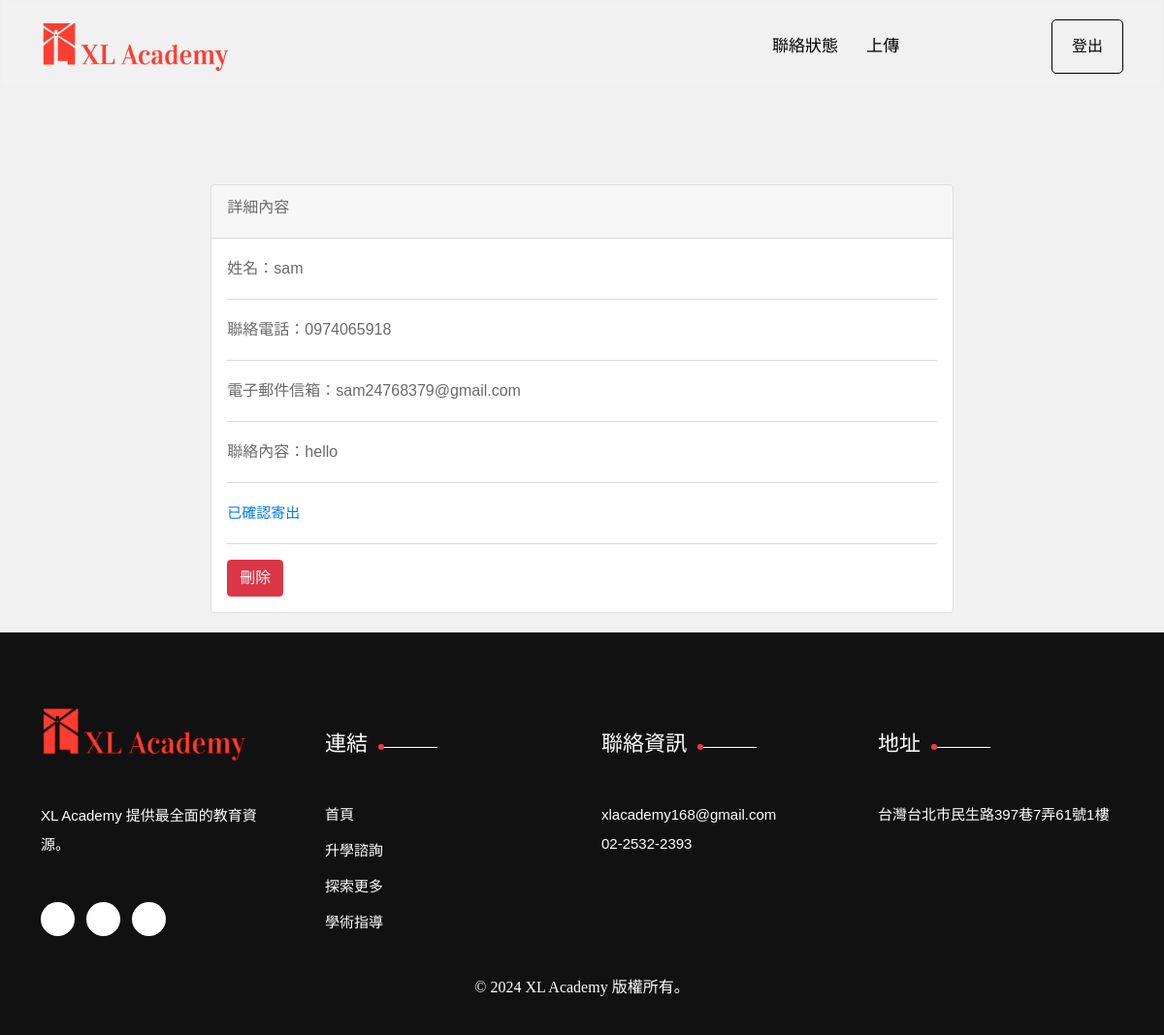
Before: /management/single/1/ (signed in) with the older database file.
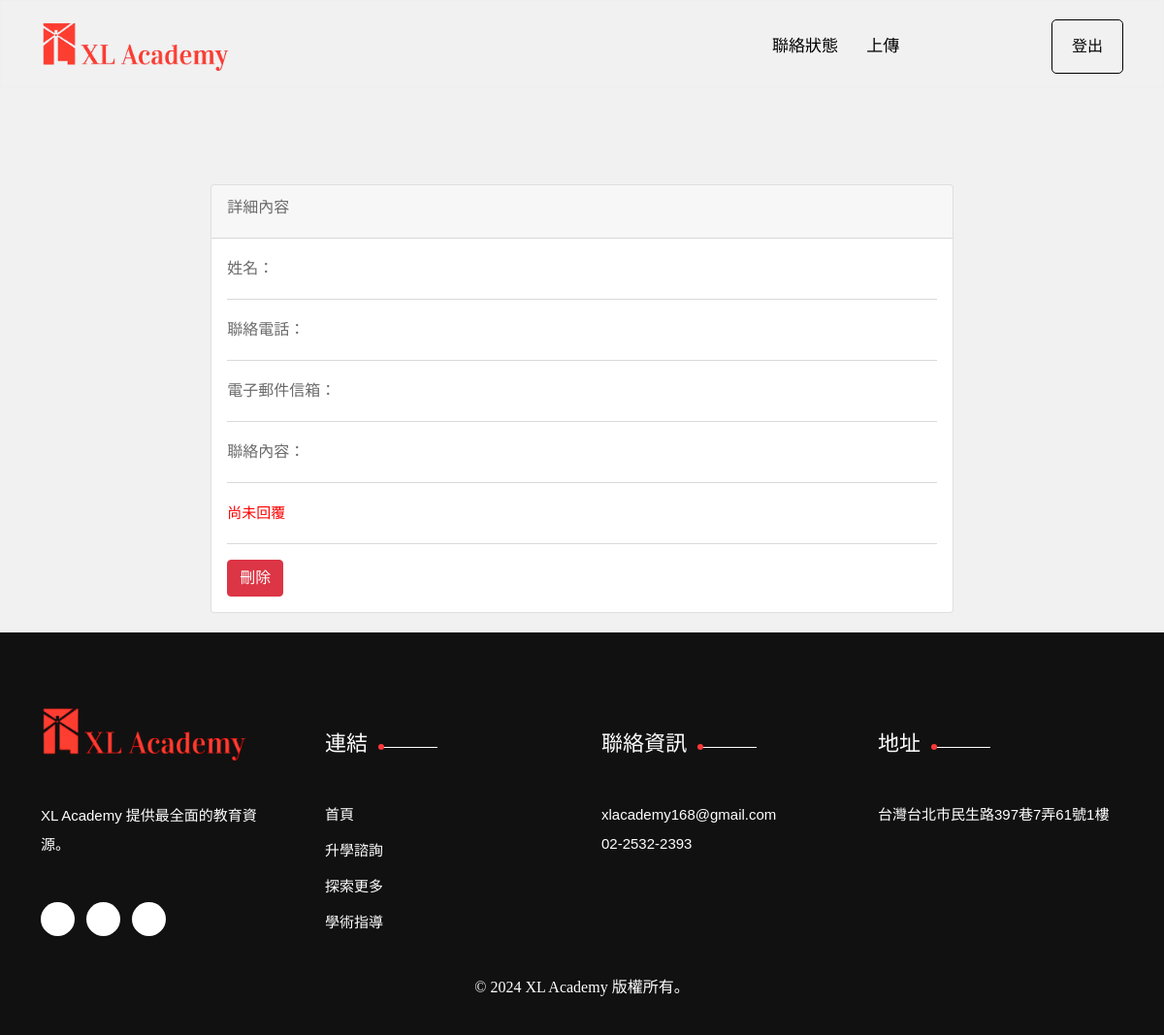
After: the same page with the newer database file.
### main/models.py (models this page shows)
class Contact(models.Model):
    name = models.TextField()
    email = models.TextField()
    phone = models.TextField(default = "不公開")
    content = models.TextField()
    date = models.DateTimeField(auto_now_add = True)
    reply = models.BooleanField(default=False)

### management/views.py (the view)
# urls.py: path('single/<int:id>/',views.single),
@login_required(login_url='/management/')
def single(request,id):
    if request.method == 'GET':
        contact = Contact.objects.filter(id = id).first()
        return render(request,'single.html',locals())
    if request.method == 'POST':
        contact = Contact.objects.filter(id = id).first()
        contact.delete()
        return JsonResponse({'errno':0})

### management/templates/single.html (shortened to what this page needs)
{% extends 'contact.html' %}
{% block content %}
<div class="content" style="margin: 20px;margin-top :100px;">
	<div class="page-inner">
		<div class="row">
			<div class="col-md-8" style="margin: 0 auto">
				<div class="card">
					<div class="card-header">
						<div class="card-title">詳細內容</div>
					</div>
					<div class="card-body">
                        姓名：{{contact.name}}
                        <hr>
                        聯絡電話：{{contact.phone}}
                        <hr>
                        電子郵件信箱：{{contact.email}}
                        <hr>
                        聯絡內容：{{contact.content}}
                        <hr>
                        {% if contact.reply %}
                            <p style="color:#007bff;">已確認寄出</p>
                        {% else %}
                            <p style="color:red">尚未回覆</p>
                        {% endif %}
                        <hr>
                        <button type="button" onclick="delete_({{contact.id}})" class="btn btn-danger">刪除</button>
					</div>
				</div>
			</div>
		</div>
	</div>
</div>
{% endblock %}

### management/templates/contact.html (shortened to what this page needs)
{% extends 'zh/index.html' %}
{% block navbar %}
<div id="sticky-header" class="main-header" style="height: 90px;border: 1px solid #efefef;">
	<div class="container" style="height: 90px">
		<div class="row align-items-center" style="height: 90px">
			<div class="col-lg-2" style="height: 90px">
				<div class="header-logo">
					<a href="/"><img style="height:55px;position: relative;bottom: -5px; " src="/static/picture/footer-logo.png" alt="logo"></a>
				</div>
			</div>
			<div class="col-lg-8" style="position: relative;bottom: 10px; ">
				<div class="header-menu">
					<ul class="nav_scroll">
						<li class="menu-item-has-children">
							<a style="font-weight: 400;color: black" href="/management/contact/">聯絡狀態</a>
						</li>
						<li class="menu-item-has-children">
							<a style="font-weight: 400;color: black" href="#">上傳</a>
							<i class="fas fa-caret-down"></i>
						</li>
					</ul>
				</div>
			</div>
			<div style="position: relative;bottom: 10px" class="col-lg-2">
				<div class="header-button">
					<a href="#" style="color: black;border-color: black " onclick="logout()">登出</a>
				</div>
			</div>
		</div>
	</div>
</div>
{% endblock %}

### main/templates/zh/index.html (shortened to what this page needs)
<!DOCTYPE HTML>
<html lang="en-US">
<head>
	<link rel="stylesheet" href="/static/css/bootstrap.min.css" type="text/css" media="all">
	<link rel="stylesheet" href="/static/css/owl.carousel.min.css" type="text/css" media="all">
	<link rel="stylesheet" href="/static/css/animate.css" type="text/css" media="all">
	<link rel="stylesheet" href="/static/css/animated-text.css" type="text/css" media="all">
	<link rel="stylesheet" href="/static/css/all.min.css" type="text/css" media="all">
	<link rel="stylesheet" href="/static/css/flaticon.css" type="text/css" media="all">
	<link rel="stylesheet" href="/static/css/theme-default.css" type="text/css" media="all">
	<link rel="stylesheet" href="/static/css/meanmenu.min.css" type="text/css" media="all">
	<link rel="stylesheet" href="/static/css/style.css" type="text/css" media="all">
	<link rel="stylesheet" href="/static/css/owl.transitions.css" type="text/css" media="all">
	<link rel="stylesheet" href="/static/css/venobox.css" type="text/css" media="all">
    <link rel="stylesheet" href="/static/css/progresscircle.css" type="text/css" media="all">
	<link rel="stylesheet" href="/static/css/responsive.css" type="text/css" media="all">
	<link rel="stylesheet" href="/static/css/icon/flaticon.css" type="text/css" media="all">
	<link rel="stylesheet" href="/static/assets/owl.theme.default.min.css" type="text/css" media="all">
	<link rel="stylesheet" href="/static/css/bootstrap-icons.css">
</head>
<body style=" background: #f1f1f1">
{% block navbar %}{% endblock %}
{% block content %}{% endblock %}
{% block footer %}
<div style="padding: 75px 0 34px; background-color: #111111;">
  <div class="container">
    <div class="row">
      <div class=" col-lg-3 col-md-6">
        <div class=" footer-logo">
          <a href="/">
            <img class="footer-logo-pic"  src="/static/picture/footer-logo.png" alt="XL Academy 標誌">
          </a>
        </div>
        <div class="phone-footer footer-widget-text" style="height: 100px; position: relative; top: 16px">
          <p style="margin-right: 10px">
            XL Academy 提供最全面的教育資源。
          </p>
        </div>
        <div class=" footer-social-icon" style="margin-top: 20px;">
          <ul>
            <li><a target="_blank" href="https://www.facebook.com/xlacademytw?mibextid=YMEMSu"><i class="fab fa-facebook-f"></i></a></li>
            <li><a target="_blank" href="https://www.youtube.com/@xlacademy698"><i class="fab fa-youtube"></i></a></li>
            <li><a target="_blank" href="https://line.me/R/ti/p/@xlacademy"><i class="fab fa-line"></i></a></li>
          </ul>
        </div>
      </div>
      <div class="phone-footer col-lg-3 col-md-6">
        <div class="footer-widget-content">
          <div class="footer-widget-title">
            <h4>連結</h4>
          </div>
          <div class="footer-widget-menu">
            <ul>
              <li><a href="/" style="font-weight: 500;">首頁</a></li>
              <li><a href="/school/" style="font-weight: 500;">升學諮詢</a></li>
              <li><a href="/shop/" style="font-weight: 500;">探索更多</a></li>
              <li><a href="/course/" style="font-weight: 500;">學術指導</a></li>
            </ul>
          </div>
        </div>
      </div>
      <div class="col-lg-3 col-md-6">
        <div class="footer-widget-content">
          <div class="footer-widget-title">
            <h4>聯絡資訊</h4>
          </div>
          <div class="footer-widget-contact">
            <ul>
              <li><a style="text-transform: lowercase"  href="mailto:xlacademy168@gmail.com">xlacademy168@gmail.com</a></li>
              <li><a href="tel:02 2532 2393">02-2532-2393</a></li>
            </ul>
          </div>
        </div>
      </div>
      <div class="phone-footer col-lg-3 col-md-6">
        <div class="footer-widget-content">
          <div class="footer-widget-title">
            <h4>地址</h4>
          </div>
          <div class="footer-widget-text-2">
            <p>台灣台北市民生路397巷7弄61號1樓</p>
          </div>
        </div>
      </div>
    </div>
  </div>
  <div class="copyriht-area">
    <div class="container">
      <div class="row">
        <div class="col-md-12 text-center">
          <div class="copyriht-content">
              <span>© 2024 XL Academy 版權所有。</span>
          </div>
        </div>
      </div>
    </div>
  </div>
</div>
{% endblock %}
</body></html>

### static/css/theme-default.css (style rules this page uses)
html, body { overflow-x: hidden; }
html { scroll-behavior: smooth; }
body { background-color: #f1f1f1; color:#6a6a6a; font-style: normal; font-weight: 400; font-size:16px; line-height: 30px; text-align: left; font-family: 'Roboto', sans-serif; transition: 0.5s; }
p { font-size: 15px; font-weight: 400; font-style: inherit; margin: 0; transition: 0.5s; font-family: 'Roboto', sans-serif; }
h1, h2, h3, h4, h5, h6 { color:#0d0d0d; font-family: 'Manrope', sans-serif; font-style: inherit; margin-bottom: 0; margin-top: 10px; line-height: 60px; font-weight: 600; -webkit-transition: 0.5s; transition:0.5s; }
a { -webkit-transition: all 0.3s ease-out 0s; transition: all 0.3s ease-out 0s; font-family: 'Roboto', sans-serif; }
a { color:#6a6a6a; font-family: 'Roboto', sans-serif; }
h4 { font-size: 24px; }
ul { margin: 0px; padding: 0px; list-style:none; }
a,i, cite, em, var, address, dfn,ol,li,ul { font-size: 15px; font-style:inherit; font-weight:400; text-decoration: none; text-transform: capitalize; }
::placeholder { color: #454545; font-size: 16px; }

Changed rows visible on the page:
removed Contact: name "sam", phone "0974065918", email "sam24768379@gmail.com", content "hello"
Other visible differences:
text no longer shown: "已確認寄出"
text now shown: "尚未回覆"
